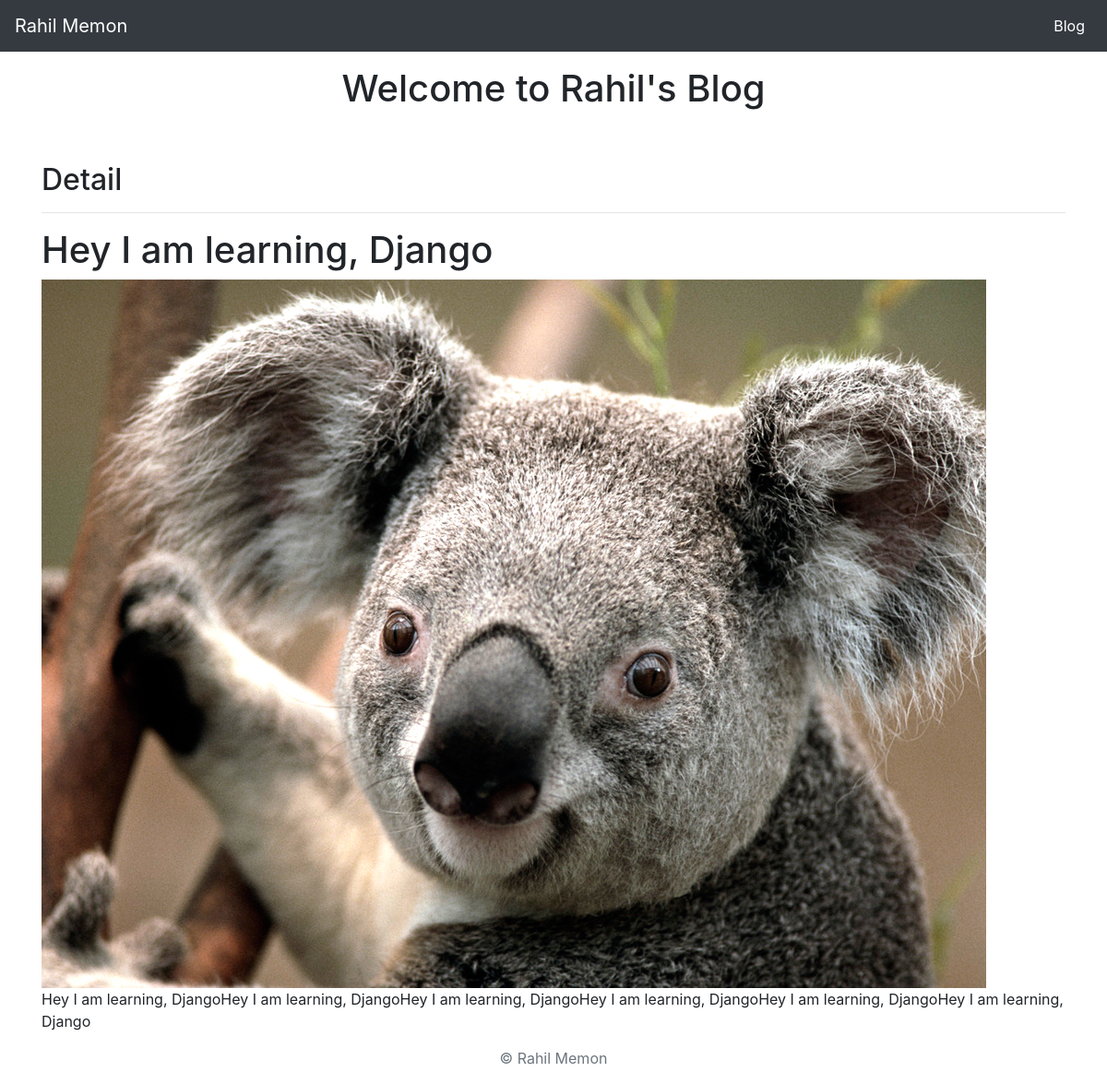
Page /blog/detail/1 on the committed database.
### blog/models.py (models this page shows, shortened)
class Blog(models.Model):
    title = models.CharField(max_length=255)
    summary = models.TextField()
    image   = models.ImageField(upload_to='images/')

### blog/views.py (the view)
# urls.py: path('blog/detail/<int:blog_id>', views.detail, name="detail")
def detail(request, blog_id):
    blog = Blog.objects.get(id=blog_id)
    return render(request, 'detail.html', {
        'blog': blog
    })

### blog/templates/detail.html (shortened to what this page needs)
<!DOCTYPE html>
<html lang="en">
   <head>
      <link
         rel="stylesheet"
         href="https://maxcdn.bootstrapcdn.com/bootstrap/4.0.0/css/bootstrap.min.css"
         />
   </head>
   <body>
      <header>
         <nav class="navbar navbar-expand-lg navbar-dark bg-dark">
            <a href="{% url 'home' %}" class="navbar-brand">Rahil Memon</a>
            <div class="collapse navbar-collapse" id="navbarNavAltMarkup">
               <div class="navbar-nav ml-auto">
                  <a href="{% url 'allblog' %}" class="nav-item nav-link active">Blog</a>
               </div>
            </div>
         </nav>
      </header>
      <main role="main">
         <div class="container">
            <h1 class="text-center pt-3">Welcome to Rahil's Blog</h1>
            <br />
            <br />
            <h2>Detail <Page></Page></h2>
            <hr />
             <h1> {{ blog.title }} </h1>
            <img src="{{ blog.image.url }}" />
             <p>{{ blog.summary }} </p>
         </div>
      </main>
      <footer class="text-muted">
         <div class="container text-center">
            <p>© Rahil Memon</p>
         </div>
      </footer>
   </body>
</html>

### rows in the picture
Blog: title "Hey I am learning, Django", image (picture), summary "Hey I am learning, DjangoHey I am learning, DjangoHey I am learning, DjangoHey I am learning, DjangoHey I am learning, DjangoHey I am learning, Django"
